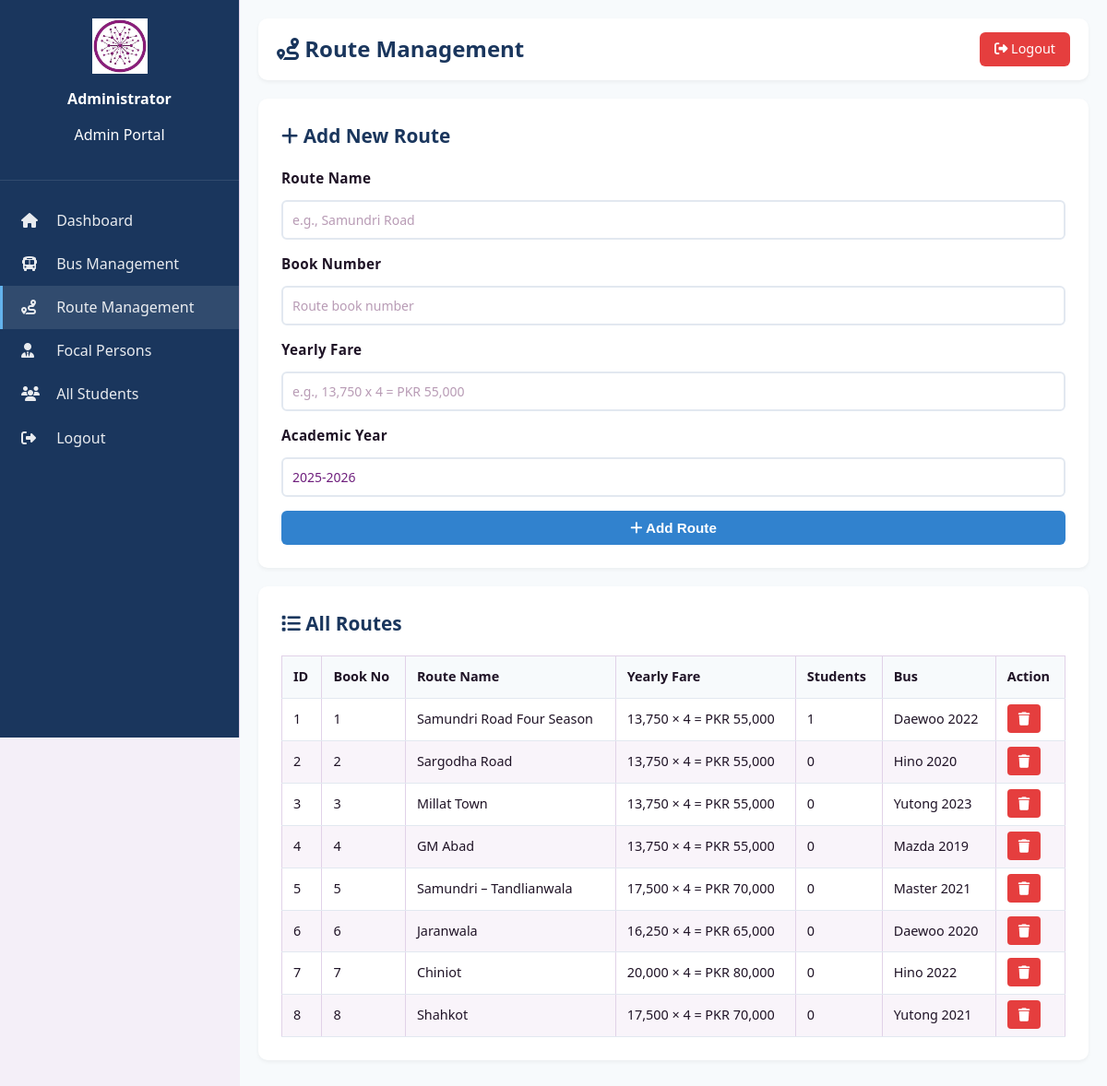
Page /backend/admin/routes.php (signed in) on the committed database.
### tables this page shows
CREATE TABLE routes (
    route_id INT AUTO_INCREMENT PRIMARY KEY,
    route_name VARCHAR(100) NOT NULL,
    book_no INT,
    catalog_title VARCHAR(200),
    yearly_fare VARCHAR(50),
    academic_year VARCHAR(20),
    created_at TIMESTAMP DEFAULT CURRENT_TIMESTAMP
);

### backend/admin/routes.php (the view, shortened to what this page needs)
<?php
require_once '../connection.php';
$routes = $conn->query("SELECT r.*, COUNT(s.student_id) as student_count, b.model as bus_model
                       FROM routes r
                       LEFT JOIN students s ON r.route_id = s.route_id
                       LEFT JOIN buses b ON r.route_id = b.route_id
                       GROUP BY r.route_id
                       ORDER BY r.route_id");
?>
<!DOCTYPE html>
<html lang="en">
<head>
    <link rel="stylesheet" href="../../style.css">
    <link rel="stylesheet" href="https://cdnjs.cloudflare.com/ajax/libs/font-awesome/6.4.0/css/all.min.css">
</head>
<body>
    <div class="dashboard-container">
        <aside class="sidebar">
            <div class="sidebar-header">
                <img src="../../download.jfif" alt="Logo">
                <h3>Administrator</h3>
                <p>Admin Portal</p>
            </div>
            <ul class="nav-menu">
                <li><a href="dashboard.php"><i class="fas fa-home"></i> Dashboard</a></li>
                <li><a href="buses.php"><i class="fas fa-bus"></i> Bus Management</a></li>
                <li><a href="routes.php" class="active"><i class="fas fa-route"></i> Route Management</a></li>
                <li><a href="focals.php"><i class="fas fa-user-tie"></i> Focal Persons</a></li>
                <li><a href="students.php"><i class="fas fa-users"></i> All Students</a></li>
                <li><a href="../logout.php"><i class="fas fa-sign-out-alt"></i> Logout</a></li>
            </ul>
        </aside>
        <main class="main-content">
            <div class="top-bar">
                <h1><i class="fas fa-route"></i> Route Management</h1>
                <a href="../logout.php" class="btn-logout"><i class="fas fa-sign-out-alt"></i> Logout</a>
            </div>
            <div class="content-card">
                <h2><i class="fas fa-plus"></i> Add New Route</h2>
                <form method="POST" action="">
                    <div class="form-group">
                        <label>Route Name</label>
                        <input type="text" name="route_name" placeholder="e.g., Samundri Road" required>
                    </div>
                    <div class="form-group">
                        <label>Book Number</label>
                        <input type="number" name="book_no" placeholder="Route book number">
                    </div>
                    <div class="form-group">
                        <label>Yearly Fare</label>
                        <input type="text" name="yearly_fare" placeholder="e.g., 13,750 x 4 = PKR 55,000" required>
                    </div>
                    <div class="form-group">
                        <label>Academic Year</label>
                        <input type="text" name="academic_year" placeholder="e.g., 2025-2026" value="2025-2026">
                    </div>
                    <button type="submit" name="add_route" class="btn-submit"><i class="fas fa-plus"></i> Add Route</button>
                </form>
            </div>
            <div class="content-card">
                <h2><i class="fas fa-list"></i> All Routes</h2>
                <table class="data-table">
                    <thead>
                        <tr>
                            <th>ID</th>
                            <th>Book No</th>
                            <th>Route Name</th>
                            <th>Yearly Fare</th>
                            <th>Students</th>
                            <th>Bus</th>
                            <th>Action</th>
                        </tr>
                    </thead>
                    <tbody>
                        <?php while ($route = $routes->fetch_assoc()): ?>
                            <tr>
                                <td><?php echo $route['route_id']; ?></td>
                                <td><?php echo $route['book_no']; ?></td>
                                <td><?php echo htmlspecialchars($route['route_name']); ?></td>
                                <td><?php echo htmlspecialchars($route['yearly_fare']); ?></td>
                                <td><?php echo $route['student_count']; ?></td>
                                <td><?php echo htmlspecialchars($route['bus_model'] ?? 'None'); ?></td>
                                <td>
                                    <a href="?delete=<?php echo $route['route_id']; ?>" class="btn-delete" onclick="return confirm('Are you sure?')"><i class="fas fa-trash"></i></a>
                                </td>
                            </tr>
                        <?php endwhile; ?>
                    </tbody>
                </table>
            </div>
        </main>
    </div>
</body>
</html>

### style.css (style rules this page uses)
:root { --purple-900: #3e0d48; --purple-800: #5a1768; --purple-700: #6f1f7d; --purple-500: #8b2d99; --purple-300: #b568bf; --bg: #f4eff8; --text: #1f1326; --danger: #a10e5a; --ok: #6f1f7d; --card: #ffffff; --border: #e1d2e8; --success: #2d7a2d; --warning: #d4a017; --info: #2c5aa0; }
* { box-sizing: border-box; }
body { margin: 0; font-family: "Segoe UI", Tahoma, Geneva, Verdana, sans-serif; color: var(--text); background: var(--bg); line-height: 1.45; -webkit-font-smoothing: antialiased; -moz-osx-font-smoothing: grayscale; }
label { font-weight: 700; font-size: 0.9rem; }
input, select, button, textarea { width: 100%; border-radius: 10px; border: 1px solid var(--border); padding: 0.7rem 0.8rem; font-size: 0.95rem; }
button { cursor: pointer; border: none; font-weight: 700; transition: all 0.2s ease; }
.form-group { margin-bottom: 1.5rem; display: flex; flex-direction: column; gap: 0.5rem; }
.form-group label { font-weight: 600; color: #6f1f7d; font-size: 0.95rem; letter-spacing: 0.3px; text-transform: capitalize; }
.form-group input, .form-group select, .form-group textarea { padding: 0.75rem 1rem; border: 2px solid #e1d2e8; border-radius: 8px; font-family: 'Segoe UI', Tahoma, Geneva, Verdana, sans-serif; font-size: 0.95rem; background: #ffffff; color: #6f1f7d; transition: all 0.3s ease; }
.form-group input::placeholder, .form-group textarea::placeholder { color: #b89bb5; }
.sidebar { background: #fff; border-right: 1px solid var(--border); padding: 1rem 0.8rem; }
table { width: 100%; border-collapse: collapse; overflow: hidden; }
th, td { text-align: left; padding: 0.62rem 0.55rem; border: 1px solid var(--border); font-size: 0.9rem; }
th { background: rgba(139, 45, 153, 0.1); }
tbody tr:nth-child(even) { background: rgba(139, 45, 153, 0.05); }
.form-group { display: flex; flex-direction: column; gap: 0.5rem; }
.form-group label { font-weight: 600; color: var(--text); }
.form-group input, .form-group textarea { padding: 0.75rem; border: 1px solid var(--border); border-radius: 6px; font-family: inherit; font-size: 0.875rem; resize: vertical; }

### backend/admin/routes.php (style rules this page uses)
.dashboard-container { display: flex; min-height: 100vh; }
.sidebar { width: 260px; background: #1a365d; color: white; padding: 20px 0; position: fixed; height: 100vh; overflow-y: auto; }
.sidebar-header { padding: 0 20px 20px; border-bottom: 1px solid rgba(255,255,255,0.1); text-align: center; }
.sidebar-header img { width: 60px; margin-bottom: 10px; }
.sidebar-header h3 { font-size: 1rem; margin: 0; }
.nav-menu { list-style: none; padding: 20px 0; margin: 0; }
.nav-menu a { display: block; padding: 12px 20px; color: rgba(255,255,255,0.9); text-decoration: none; transition: all 0.3s; border-left: 3px solid transparent; }
.nav-menu a:hover, .nav-menu a.active { background: rgba(255,255,255,0.1); border-left-color: #63b3ed; }
.nav-menu i { width: 24px; margin-right: 10px; }
.main-content { flex: 1; margin-left: 260px; padding: 20px; background: #f7fafc; min-height: 100vh; }
.top-bar { display: flex; justify-content: space-between; align-items: center; padding: 15px 20px; background: white; border-radius: 10px; margin-bottom: 20px; box-shadow: 0 2px 4px rgba(0,0,0,0.05); }
.top-bar h1 { margin: 0; font-size: 1.5rem; color: #1a365d; }
.btn-logout { padding: 8px 16px; background: #e53e3e; color: white; border: none; border-radius: 6px; cursor: pointer; text-decoration: none; font-size: 0.9rem; }
.content-card { background: white; border-radius: 10px; padding: 25px; box-shadow: 0 2px 4px rgba(0,0,0,0.05); margin-bottom: 20px; }
.content-card h2 { margin: 0 0 20px; color: #1a365d; font-size: 1.3rem; }
.form-group { margin-bottom: 15px; }
.form-group label { display: block; margin-bottom: 5px; font-weight: 600; }
.form-group input { width: 100%; padding: 10px; border: 2px solid #e2e8f0; border-radius: 6px; }
.btn-submit { padding: 10px 25px; background: #3182ce; color: white; border: none; border-radius: 6px; cursor: pointer; }
.btn-delete { padding: 6px 12px; background: #e53e3e; color: white; border: none; border-radius: 4px; cursor: pointer; }
.data-table { width: 100%; border-collapse: collapse; margin-top: 20px; }
.data-table th, .data-table td { padding: 12px; text-align: left; border-bottom: 1px solid #e2e8f0; }
.data-table th { background: #f7fafc; font-weight: 600; }

### rows in the picture
routes: route_id "1", book_no "1", route_name "Samundri Road Four Season", yearly_fare "13,750 × 4 = PKR 55,000", student_count "1", bus_model "Daewoo 2022"
routes: route_id "2", book_no "2", route_name "Sargodha Road", yearly_fare "13,750 × 4 = PKR 55,000", student_count "0", bus_model "Hino 2020"
routes: route_id "3", book_no "3", route_name "Millat Town", yearly_fare "13,750 × 4 = PKR 55,000", student_count "0", bus_model "Yutong 2023"
routes: route_id "4", book_no "4", route_name "GM Abad", yearly_fare "13,750 × 4 = PKR 55,000", student_count "0", bus_model "Mazda 2019"
routes: route_id "5", book_no "5", route_name "Samundri – Tandlianwala", yearly_fare "17,500 × 4 = PKR 70,000", student_count "0", bus_model "Master 2021"
routes: route_id "6", book_no "6", route_name "Jaranwala", yearly_fare "16,250 × 4 = PKR 65,000", student_count "0", bus_model "Daewoo 2020"
routes: route_id "7", book_no "7", route_name "Chiniot", yearly_fare "20,000 × 4 = PKR 80,000", student_count "0", bus_model "Hino 2022"
routes: route_id "8", book_no "8", route_name "Shahkot", yearly_fare "17,500 × 4 = PKR 70,000", student_count "0", bus_model "Yutong 2021"
